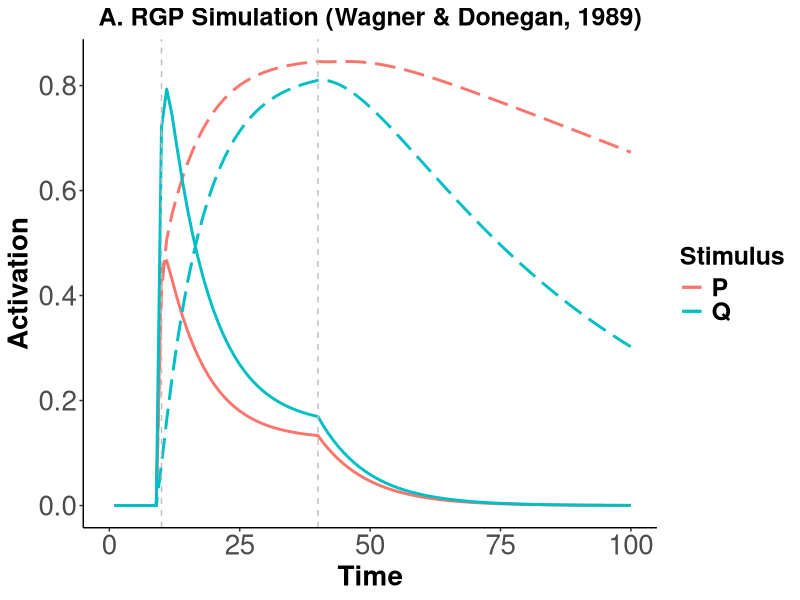

This figure's R source:
input = list()
input$sorQp1 = .8
input$sorPp1 = .8
input$sorXp1 = .8

input$sorQon1 = c(10,40)
input$sorPon1 = c(10,40)
input$sorXon1 = c(10,40)

input$sordur = 100
input$sorpd1 = 0.1
input$sorpd2 = 0.02

input$V = 0.5
input$w1 = 1
input$w2 = input$w1/5

p2model = 'Wagner_Donegan'
#p2model = 'Uribe-Bahamonde'


sor = matrix(nrow = input$sordur, ncol = 43)

colnames(sor) = c('p1Q', 'p1P', 'p1X',
                  'pd1', 'pd2', 
                  'pIQ', 'pA1Q', 'pA2Q',
                  'pA1Qgain', 'pA1Qloss','pA2Qgain',
                  'pA2Qloss','pIQgain','pIQloss',
                  'pA1Qdelta', 'pA2Qdelta', 'pIQdelta',
                  
                  'p2', 'p2primed',
                  
                  'pIP', 'pA1P', 'pA2P',
                  'pA1Pgain', 'pA1Ploss','pA2Pgain',
                  'pA2Ploss','pIPgain','pIPloss',
                  'pA1Pdelta', 'pA2Pdelta', 'pIPdelta',
                  
                  'pIX', 'pA1X', 'pA2X',
                  'pA1Xgain', 'pA1Xloss','pA2Xgain',
                  'pA2Xloss','pIXgain','pIXloss',
                  'pA1Xdelta', 'pA2Xdelta', 'pIXdelta'
                  )

sor[,'p1Q'] = 0 # set as 0 to init
sor[,'p1P'] = 0
sor[,'p1X'] = 0


sor[input$sorQon1[1]:input$sorQon1[2],'p1Q'] = input$sorQp1
sor[input$sorPon1[1]:input$sorPon1[2],'p1P'] = input$sorPp1
sor[input$sorXon1[1]:input$sorXon1[2],'p1X'] = input$sorXp1

sor[,'pd1'] = input$sorpd1     # set decay rate
sor[,'pd2'] = input$sorpd2     # set decay rate

sor[,'pIQ'] = 1                 # Make I numeric
sor[,'pIP'] = 1   
sor[,'pIX'] = 1   

# run moment by moment simulation
for (i in 1:nrow(sor)){
    if (i == 1){
        
        # Q
        sor[i,'pIQ'] = 1 - sor[i,'p1Q'] # This will be 1 as long as p1 = 0
        
        # Deltas calculate
        sor[i,'pA1Qgain'] = sor[i,'p1Q']
        sor[i,'pA1Qloss'] = sor[i,'pA1Qgain'] * sor[i,'pd1']
        sor[i,'pA1Qdelta'] = sor[i,'pA1Qgain'] - sor[i,'pA1Qloss']
        
        sor[i,'pA2Qgain'] = sor[i,'pA1Qloss']
        sor[i,'pA2Qloss'] = sor[i,'pA2Qgain'] * sor[i,'pd2']
        sor[i,'pA2Qdelta'] = sor[i,'pA2Qgain'] - sor[i,'pA2Qloss']

        sor[i,'pIQgain'] = sor[i,'pA2Qloss']
        sor[i,'pIQloss'] = sor[i,'p1Q']
        sor[i,'pIQdelta'] = sor[i,'pIQgain'] - sor[i,'pIQloss']

        # Calculate proportions in each state
        sor[i,'pA1Q'] = sor[i,'pA1Qdelta']
        sor[i,'pA2Q'] = sor[i,'pA2Qdelta']
        sor[i,'pIQ'] = sor[i,'pIQ'] + sor[i,'pIQgain']

        # X
        sor[i,'pIX'] = 1 - sor[i,'p1X'] # This will be 1 as long as p1 = 0
        
        # Deltas calculate
        sor[i,'pA1Xgain'] = sor[i,'p1X']
        sor[i,'pA1Xloss'] = sor[i,'pA1Xgain'] * sor[i,'pd1']
        sor[i,'pA1Xdelta'] = sor[i,'pA1Xgain'] - sor[i,'pA1Xloss']
        
        sor[i,'pA2Xgain'] = sor[i,'pA1Xloss']
        sor[i,'pA2Xloss'] = sor[i,'pA2Xgain'] * sor[i,'pd2']
        sor[i,'pA2Xdelta'] = sor[i,'pA2Xgain'] - sor[i,'pA2Xloss']
        
        sor[i,'pIXgain'] = sor[i,'pA2Xloss']
        sor[i,'pIXloss'] = sor[i,'p1X']
        sor[i,'pIXdelta'] = sor[i,'pIXgain'] - sor[i,'pIXloss']
        
        # Calculate proportions in each state
        sor[i,'pA1X'] = sor[i,'pA1Xdelta']
        sor[i,'pA2X'] = sor[i,'pA2Xdelta']
        sor[i,'pIX'] = sor[i,'pIX'] + sor[i,'pIXgain']
        
        # P

        sor[i,'pIP'] = 1 # This will be 1 as long as p1 = 0
        
        # p2 priming takes from I into A2
        if (p2model == 'Wagner_Donegan'){
            sor[i, 'p2'] = input$V * (input$w1 * sor[i, 'pA1X'] + input$w2 * sor[i, 'pA2X'])
        } else if (p2model == 'Uribe-Bahamonde'){
            sor[i, 'p2'] = input$V * sor[i,'pA1X']
        }
        
        sor[i, 'p2primed'] = sor[i, 'pIP'] * sor[i, 'p2'] # how much is primed
        sor[i, 'pIP'] = sor[i, 'pIP'] - sor[i, 'p2primed'] # how much is take from I
        
        # Deltas calculate
        sor[i,'pA1Pgain'] = sor[i,'p1P'] * sor[i, 'pIP']
        sor[i,'pA1Ploss'] = sor[i,'pA1Pgain'] * sor[i,'pd1']
        sor[i,'pA1Pdelta'] = sor[i,'pA1Pgain'] - sor[i,'pA1Ploss']
        
        sor[i,'pA2Pgain'] = sor[i,'pA1Ploss'] + sor[i, 'p2primed']
        sor[i,'pA2Ploss'] = sor[i,'pA2Pgain'] * sor[i,'pd2']
        sor[i,'pA2Pdelta'] = sor[i,'pA2Pgain'] - sor[i,'pA2Ploss']
        
        sor[i,'pIPgain'] = sor[i,'pA2Ploss']
        sor[i,'pIPloss'] = sor[i,'p1P']
        sor[i,'pIPdelta'] = sor[i,'pIPgain'] - sor[i,'pIPloss']
        
        # Calculate proportions in each state
        sor[i,'pA1P'] = sor[i,'pA1Pdelta']
        sor[i,'pA2P'] = sor[i,'pA2Pdelta']
        sor[i,'pIP'] = sor[i,'pIP'] + sor[i,'pIPgain']

        
    } else {
        
        # Q
        
        sor[i,'pIQ'] = sor[i-1,'pIQ']
        
        sor[i,'pA1Qgain'] = sor[i,'pIQ'] * sor[i,'p1Q'] # how mauch is activated from I
        
        sor[i,'pA1Q'] = sor[i-1,'pA1Q'] + sor[i,'pA1Qgain'] # how much is there in total with carried over
        
        sor[i,'pA1Qloss'] = sor[i,'pA1Q'] * sor[i,'pd1'] # how much decays to A2
        
        sor[i,'pA1Q'] = sor[i,'pA1Q'] - sor[i,'pA1Qloss'] # how much is left after the decay
        
        sor[i,'pA1Qdelta'] = sor[i,'pA1Qgain'] - sor[i,'pA1Qloss']
        
        sor[i,'pA2Qgain'] = sor[i,'pA1Qloss'] # how much is gained from A1->A2 decay
        
        sor[i,'pA2Q'] = sor[i-1,'pA2Q'] + sor[i,'pA2Qgain'] # how much is there with carried over
        
        sor[i,'pA2Qloss'] = sor[i,'pA2Q'] * sor[i,'pd2'] # how much decays A2->I
        
        sor[i,'pA2Q'] = sor[i,'pA2Q'] - sor[i,'pA2Qloss'] # how much is left after A2->I decay
        
        sor[i,'pA2Qdelta'] = sor[i,'pA2Qgain'] - sor[i,'pA2Qloss']
        
        sor[i,'pIQgain'] = sor[i,'pA2Qloss'] # how much decayed from A2
        
        sor[i,'pIQloss'] = sor[i,'pA1Qgain']
        
        sor[i,'pIQ'] = sor[i,'pIQ'] + sor[i,'pIQgain'] - sor[i,'pIQloss']
        
        sor[i,'pIQdelta'] = sor[i,'pIQgain'] - sor[i,'pIQloss']
        
        # X
        
        sor[i,'pIX'] = sor[i-1,'pIX']
        
        sor[i,'pA1Xgain'] = sor[i,'pIX'] * sor[i,'p1X'] # how mauch is activated from I
        
        sor[i,'pA1X'] = sor[i-1,'pA1X'] + sor[i,'pA1Xgain'] # how much is there in total with carried over
        
        sor[i,'pA1Xloss'] = sor[i,'pA1X'] * sor[i,'pd1'] # how much decays to A2
        
        sor[i,'pA1X'] = sor[i,'pA1X'] - sor[i,'pA1Xloss'] # how much is left after the decay
        
        sor[i,'pA1Xdelta'] = sor[i,'pA1Xgain'] - sor[i,'pA1Xloss']
        
        sor[i,'pA2Xgain'] = sor[i,'pA1Xloss'] # how much is gained from A1->A2 decay
        
        sor[i,'pA2X'] = sor[i-1,'pA2X'] + sor[i,'pA2Xgain'] # how much is there with carried over
        
        sor[i,'pA2Xloss'] = sor[i,'pA2X'] * sor[i,'pd2'] # how much decays A2->I
        
        sor[i,'pA2X'] = sor[i,'pA2X'] - sor[i,'pA2Xloss'] # how much is left after A2->I decay
        
        sor[i,'pA2Xdelta'] = sor[i,'pA2Xgain'] - sor[i,'pA2Xloss']
        
        sor[i,'pIXgain'] = sor[i,'pA2Xloss'] # how much decayed from A2
        
        sor[i,'pIXloss'] = sor[i,'pA1Xgain']
        
        sor[i,'pIX'] = sor[i,'pIX'] + sor[i,'pIXgain'] - sor[i,'pIXloss']
        
        sor[i,'pIXdelta'] = sor[i,'pIXgain'] - sor[i,'pIXloss']
        
        # P
        
        # p2 priming takes from I into A2
        if (p2model == 'Wagner_Donegan'){
            sor[i, 'p2'] = input$V * (input$w1 * sor[i, 'pA1X'] + input$w2 * sor[i, 'pA2X'])
        } else if (p2model == 'Uribe-Bahamonde'){
            sor[i, 'p2'] = input$V * sor[i,'pA1X']
        }
        
        sor[i,'pIP'] = sor[i-1,'pIP']
        
        # p2 priming takes from I into A2
        
        sor[i, 'p2primed'] = sor[i, 'pIP'] * sor[i, 'p2'] # how much is primed
        sor[i, 'pIP'] = sor[i, 'pIP'] - sor[i, 'p2primed'] # how much is take from I
            
        # A1
        
        sor[i,'pA1Pgain'] = sor[i,'pIP'] * sor[i,'p1P'] # how mauch is activated from I
        
        sor[i,'pA1P'] = sor[i-1,'pA1P'] + sor[i,'pA1Pgain'] # how much is there in total with carried over
        
        sor[i,'pA1Ploss'] = sor[i,'pA1P'] * sor[i,'pd1'] # how much decays to A2
        
        sor[i,'pA1P'] = sor[i,'pA1P'] - sor[i,'pA1Ploss'] # how much is left after the decay
        
        sor[i,'pA1Pdelta'] = sor[i,'pA1Pgain'] - sor[i,'pA1Ploss']
        # Primed goes below
        sor[i,'pA2Pgain'] = sor[i,'pA1Ploss'] + sor[i, 'p2primed'] # how much is gained from A1->A2 decay
        
        sor[i,'pA2P'] = sor[i-1,'pA2P'] + sor[i,'pA2Pgain'] # how much is there with carried over
        
        sor[i,'pA2Ploss'] = sor[i,'pA2P'] * sor[i,'pd2'] # how much decays A2->I
        
        sor[i,'pA2P'] = sor[i,'pA2P'] - sor[i,'pA2Ploss'] # how much is left after A2->I decay
        
        sor[i,'pA2Pdelta'] = sor[i,'pA2Pgain'] - sor[i,'pA2Ploss']
        
        sor[i,'pIPgain'] = sor[i,'pA2Ploss'] # how much decayed from A2
        
        sor[i,'pIPloss'] = sor[i,'pA1Pgain']
        
        sor[i,'pIP'] = sor[i,'pIP'] + sor[i,'pIPgain'] - sor[i,'pIPloss']
        
        sor[i,'pIPdelta'] = sor[i,'pIPgain'] - sor[i,'pIPloss']
        
        
        

    }
}



library(ggplot2)
#library(jtools)

sor = as.data.frame(sor)
sor$time = c(1:nrow(sor))
sor = sor[1:input$sordur,]

png("rgpplot_2.png", width = 800, height = 400)

text1 = 20
text2 = 18

if (p2model == 'Wagner_Donegan'){
    pltit = "A. RGP Simulation (Wagner & Donegan, 1989)"
} else if (p2model == 'Uribe-Bahamonde'){
    pltit = "B. RGP Simulation (Uribe-Bahamonde et al., 2019)"
}

plt = ggplot(data=as.data.frame(sor), aes(x = time, y=pA1P, group=1, color="P" )) +
    geom_line(size = 1) + geom_line(aes(y=pA2P, colour = 'P'), size = 1, linetype = 'longdash') +
    geom_line(aes(y=pA1Q, colour = 'Q'), size = 1) +
    geom_line(aes(y=pA2Q, colour = 'Q'), size = 1, linetype = 'longdash') +
    theme_classic() + 
    geom_vline(xintercept = input$sorQon1[1], linetype = "dashed", colour = 'grey') + 
    geom_vline(xintercept = input$sorQon1[2], linetype = "dashed", colour = 'grey') +
    theme(legend.text = element_text(size = text2, face = "bold"), legend.title = element_text(size=text2, face="bold")) + 
    scale_color_discrete(name = "Stimulus") + theme(axis.text=element_text(size=text1),
                                               axis.title=element_text(size=text1,face="bold"), axis.text.x = element_text(size = text1),
                                               axis.text.y = element_text(size = text1)) + 
    scale_x_continuous(name="Time", limits=c(0, input$sordur)) + scale_y_continuous(name="Activation") + 
    ggtitle(pltit) + 
    theme(plot.title = element_text(size = text2, face = "bold", hjust = 0.5)) 
    




plt

dev.off()


